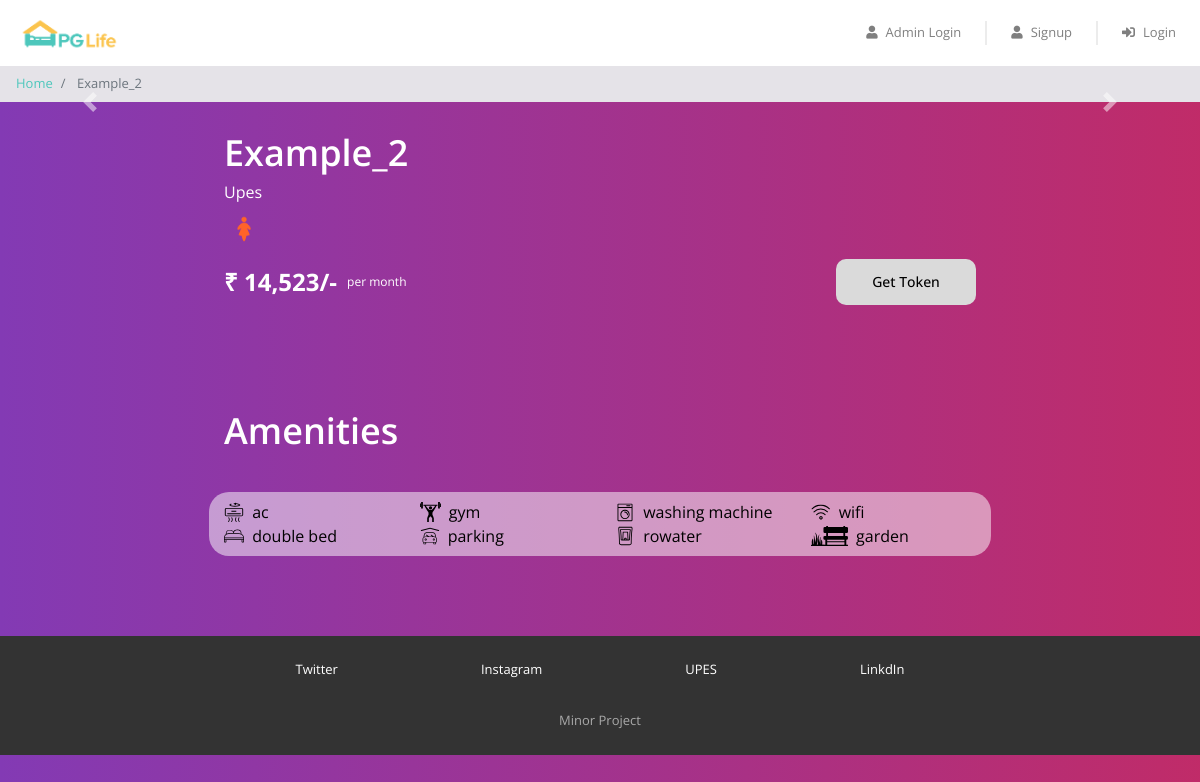
/property_detail.php?property_id=46, run on the app's committed database.
### tables this page shows
CREATE TABLE `properties` (
  `id` tinyint(125) UNSIGNED NOT NULL,
  `name` varchar(255) NOT NULL,
  `address` text NOT NULL,
  `gender` varchar(255) NOT NULL,
  `rent` int(255) NOT NULL
);

CREATE TABLE `amenities` (
  `id` int(255) UNSIGNED NOT NULL,
  `amenitie0` varchar(255) DEFAULT NULL,
  `amenitie1` varchar(255) DEFAULT NULL,
  `amenitie2` varchar(255) DEFAULT NULL,
  `amenitie3` varchar(255) DEFAULT NULL,
  `amenitie4` varchar(255) DEFAULT NULL,
  `amenitie5` varchar(255) DEFAULT NULL,
  `amenitie6` varchar(255) DEFAULT NULL,
  `amenitie7` varchar(255) DEFAULT NULL,
  `amenitie8` varchar(255) DEFAULT NULL,
  `amenitie9` varchar(255) DEFAULT NULL,
  `amenitie10` varchar(255) DEFAULT NULL,
  `amenitie11` varchar(255) DEFAULT NULL,
  `amenitie12` varchar(255) DEFAULT NULL,
  `amenitie13` varchar(255) DEFAULT NULL,
  `amenitie14` varchar(255) DEFAULT NULL,
  `amenitie15` varchar(255) DEFAULT NULL
);

### property_detail.php (the view, shortened to what this page needs)
<?php
require "includes/database_connect.php";
$user_id = isset($_SESSION['user_id']) ? $_SESSION['user_id'] : NULL;
$property_id = $_GET["property_id"];
$sql_1 = "SELECT * FROM properties WHERE id = $property_id";
$result_1 = mysqli_query($conn, $sql_1);
$property = mysqli_fetch_assoc($result_1);
$sql_3 = "SELECT p.id,p.name,p.address,p.gender,p.rent,a.id,a.amenitie0,a.amenitie1,a.amenitie2,a.amenitie3,a.amenitie4,a.amenitie5,a.amenitie6,a.amenitie7,a.amenitie8,a.amenitie9,a.amenitie10,a.amenitie11,a.amenitie12,a.amenitie13,a.amenitie14,a.amenitie15
FROM properties p
INNER JOIN amenities a
ON p.id = a.id
WHERE a.id = $property_id";
$result_3 = mysqli_query($conn, $sql_3);
$amenities = mysqli_fetch_all($result_3, MYSQLI_ASSOC);
?>
<!DOCTYPE html>
<html lang="en">
<head>
    <?php
    include "includes/head_links.php";
    ?>
    <link href="css/property_detail.css" rel="stylesheet" />
    <link href="css/extra.css" rel="stylesheet" />
</head>
<body class="anim" style="color: black;">
    <?php
    include "includes/header.php";
    ?>
    <nav aria-label="breadcrumb">
        <ol class="breadcrumb py-2">
            <li class="breadcrumb-item">
                <a href="index.php">Home</a>
            </li>
            <li class="breadcrumb-item active" aria-current="page">
                <?= $property['name']; ?>
            </li>
        </ol>
    </nav>
    <div id="property-images" class="carousel slide" data-ride="carousel">
        <a class="carousel-control-prev" href="#property-images" role="button" data-slide="prev">
            <span class="carousel-control-prev-icon" aria-hidden="true"></span>
        </a>
        <a class="carousel-control-next" href="#property-images" role="button" data-slide="next">
            <span class="carousel-control-next-icon" aria-hidden="true"></span>
        </a>
    </div>
    <div class="property-summary page-container" style="color: white;">
        <div class="detail-container">
            <div class="property-name"><?= $property['name'] ?></div>
            <div class="property-address" style="color: white;"><?= $property['address'] ?></div>
            <div class="property-gender">
                <?php
                if ($property['gender'] == "male") {
                ?>
                    <img src="img/male.png">
                <?php
                } else {
                ?>
                    <img src="img/female.png">
                <?php
                }
                ?>
            </div>
        </div>
        <div class="row no-gutters">
            <div class="rent-container col-6">
                <div class="rent">₹ <?= number_format($property['rent']) ?>/-</div>
                <div class="rent-unit" style="color: white;">per month</div>
            </div>
            <div class="button-container col-6">
                <?php
                if ($user_id != NULL) {
                ?>
                    <div class="filter-bar row justify-content-around">
                        <button class="btn b" data-toggle="modal" data-target="#booking-modal">
                            <span>Get Token</span>
                        </button>
                    </div>
                <?php
                } else {
                ?>
                    <a class="btn b" href="#" data-toggle="modal" data-target="#login-modal">Get Token</a>
                <?php
                }
                ?>
            </div>
        </div>
    </div>
    <div class="property-amenities anim" style="color: white;">
        <div class="page-container">
            <h1>Amenities</h1>
            <?php
            foreach ($amenities as $amenity) {
            ?>
                <div class="row justify-content-between a1" style="color: black;">
                    <div class="col-md-3">
                        <div class="amenity-container">
                            <?php
                            if ($amenity['amenitie1'] == "ac") {
                            ?>
                                <img src="img/amenities/<?= $amenity['amenitie1'] ?>.svg">
                                <span><?= $amenity['amenitie1'] ?></span><br />
                            <?php
                            }
                            ?>
                            <?php
                            if ($amenity['amenitie3'] == "double bed") {
                            ?>
                                <img src="img/amenities/<?= $amenity['amenitie3'] ?>.svg">
                                <span><?= $amenity['amenitie3'] ?></span>
                            <?php
                            }
                            ?>
                        </div>
                    </div>
                    <div class="col-md-3">
                        <div class="amenity-container">
                            <?php
                            if ($amenity['amenitie5'] == "gym") {
                            ?>
                                <img src="img/amenities/<?= $amenity['amenitie5'] ?>.svg">
                                <span><?= $amenity['amenitie5'] ?></span><br />
                            <?php
                            }
                            ?>
                            <?php
                            if ($amenity['amenitie7'] == "parking") {
                            ?>
                                <img src="img/amenities/<?= $amenity['amenitie7'] ?>.svg">
                                <span><?= $amenity['amenitie7'] ?></span>
                            <?php
                            }
                            ?>
                        </div>
                    </div>
                    <div class="col-md-3">
                        <div class="amenity-container">
                            <?php
                            if ($amenity['amenitie9'] == "washing machine") {
                            ?>
                                <img src="img/amenities/<?= $amenity['amenitie9'] ?>.svg">
                                <span><?= $amenity['amenitie9'] ?></span><br />
                            <?php
                            }
                            ?>
                            <?php
                            if ($amenity['amenitie11'] == "rowater") {
                            ?>
                                <img src="img/amenities/<?= $amenity['amenitie11'] ?>.svg">
                                <span><?= $amenity['amenitie11'] ?></span>
                            <?php
                            }
                            ?>
                        </div>
                    </div>
                    <div class="col-md-3">
                        <div class="amenity-container">
                            <?php
                            if ($amenity['amenitie13'] == "wifi") {
                            ?>
                                <img src="img/amenities/<?= $amenity['amenitie13'] ?>.svg">
                                <span><?= $amenity['amenitie13'] ?></span><br />
                            <?php
                            }
                            ?>
                            <?php
                            if ($amenity['amenitie15'] == "garden") {
                            ?>
                                <img src="img/amenities/<?= $amenity['amenitie15'] ?>.svg">
                                <span><?= $amenity['amenitie15'] ?></span>
                            <?php
                            }
                            ?>
                        </div>
                    </div>
                </div>
            <?php
            }
            ?>
        </div>
    </div>
    <?php
    include "includes/footer.php";
    ?>
</body>
</html>

### css/common.css (style rules this page uses)
* { box-sizing: border-box; font-family: 'Open Sans', sans-serif; }
body { color: #373737; font-size: 16px; position: relative; }
h1, h2, h3, h4, h5, h6 { font-weight: 600; }
h1 { font-size: 36px; margin-bottom: 40px; }
.breadcrumb { background-color: #e5e3e8; font-size: 13px; border-radius: 0px; margin-bottom: 0px; }
.page-container { max-width: 800px; padding: 80px 24px; margin: auto; }

### css/property_detail.css (style rules this page uses)
.property-summary { padding: 24px; }
.property-amenities, .property-rating { background-color: #fcfaf7; }
.detail-container { padding-bottom: 10px; }
.property-name { font-size: 36px; font-weight: 600; }
.property-address { color: #6f6f6f; font-size: 16px; padding-bottom: 5px; }
.property-gender img { width: 40px; }
.rent-container { display: flex; align-items: center; }
.rent { font-size: 24px; font-weight: bold; padding-right: 10px; }
.rent-unit { color: #6f6f6f; font-size: 12px; }
.button-container .btn { font-size: 14px; border-radius: 0px; width: 140px; float: right; }
.amenity-container { margin: 8px 0px; }
.amenity-container img { height: 20px; margin-top: -4px; margin-right: 4px; }

### css/extra.css (style rules this page uses)
.b { padding: 0.9em 1.6em; border: none; outline: none; color: rgb(0, 0, 0); font-family: inherit; font-weight: 500; font-size: 17px; cursor: pointer; position: relative; z-index: 0; border-radius: 12px; }
.b::after { content: ""; z-index: -1; position: absolute; width: 100%; height: 100%; background-color: rgb(218, 218, 218); color: #FFF; left: 0; top: 0; border-radius: 10px; }
.b::before { content: ""; background: linear-gradient( 45deg, #FF0000, #002BFF, #FF00C8, #002BFF, #FF0000, #002BFF, #FF00C8, #002BFF); position: absolute; top: -2px; left: -2px; background-size: 600%; z-index: -1; width: calc(100% + 4px); height: calc(100% + 4px); filter: blur(8px); animation: glowing 20s linear infinite; transition: opacity .3s ease-in-out; border-radius: 10px; opacity: 0; }
body { color: white; background: linear-gradient( to right, #833ab4, #fd1d1d, #fcb045); background-size: 400% 400%; animation: animate-background 50s infinite ease-in-out; }
.anim { background: linear-gradient( to right, #833ab4, #fd1d1d, #fcb045); background-size: 400% 400%; animation: animate-bg 50s infinite ease-in-out; }
.a1 { background-color: #ffffff80; border-radius: 20px; }

### data on the page
properties: name "Example_2", address "Upes", rent "14,523", amenities.amenitie1 "ac", amenities.amenitie3 (picture), amenities.amenitie3 "double bed", amenities.amenitie5 "gym", amenities.amenitie7 (picture), amenities.amenitie7 "parking", amenities.amenitie9 (picture), amenities.amenitie9 "washing machine", amenities.amenitie11 (picture), amenities.amenitie11 "rowater", amenities.amenitie13 (picture), amenities.amenitie13 "wifi", amenities.amenitie15 (picture), amenities.amenitie15 "garden"
